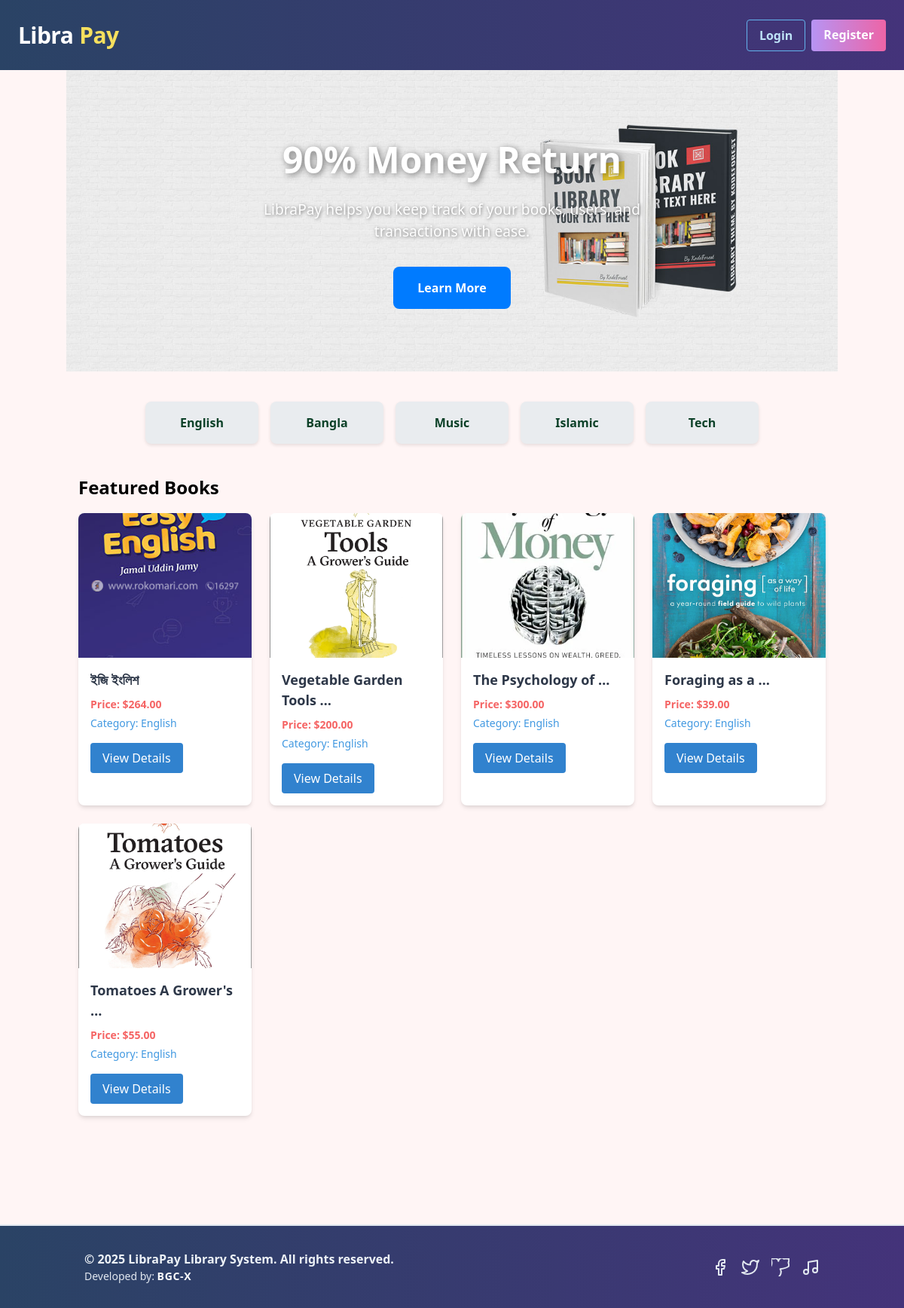
The page /home/english/ on the database its author committed.
### category/models.py (models this page shows)
class Category(models.Model):
    name = models.CharField(max_length=100)
    slug = models.SlugField(max_length=100, null=True, blank=True, unique=True)
    def __str__(self):
        return self.name

### book/models.py (models this page shows, shortened)
class Book(models.Model):
    title = models.CharField(max_length=100)
    description = models.TextField()
    image = models.ImageField(upload_to='media/')
    price = models.DecimalField(max_digits=10, decimal_places=2)
    category = models.ForeignKey(Category, on_delete=models.CASCADE)

### core/views.py (the view)
# urls.py: path('', HomeView.as_view(), name='home'),
class HomeView(TemplateView):
    template_name = 'index.html'
    def get_context_data(self, **kwargs):
        context = super().get_context_data(**kwargs)
        books = Book.objects.all()
        category_slug = self.kwargs.get('category_slug')
        if category_slug:
            category = get_object_or_404(Category, slug=category_slug)
            books = Book.objects.filter(category=category)
        categories = Category.objects.all()
        context['categories'] = categories
        context['books'] = books
        return context

### core/templates/index.html (shortened to what this page needs)
{% extends 'base.html' %}
{% block content %}
{% load static %}
<div class="banner-container">
    <div class="banner-slide active" style="background-image: url('{% static 'img/slider-222.jpg' %}');">
        <h2>90% Money Return</h2>
        <p>LibraPay helps you keep track of your books, users, and transactions with ease.</p>
        <a href="{% url 'home' %}">Learn More</a>
    </div>
</div>
<div class="category-list">
    {% for category in categories %}
        <a href="{% url 'category_wise_post' category.slug %}" class="category-item">{{ category.name }}</a>
    {% endfor %}
</div>
<div class="container mx-auto my-8 pb-16">
    <h2 class="text-2xl font-bold mb-4 ml-4">Featured Books</h2>
    <div class="grid gap-6 grid-cols-1 sm:grid-cols-2 md:grid-cols-3 lg:grid-cols-4 px-4">
        {% for book in books %}
            <div class="relative bg-white rounded-lg shadow-md overflow-hidden transform transition duration-300 hover:scale-105">
                <img class="w-full h-48 object-cover" src="{{ book.image.url }}" alt="{{ book.title }}">
                <div class="p-4">
                    <h3 class="text-lg font-semibold text-gray-800 mb-2">{{ book.title|truncatewords:3 }}</h3>
                    <p class="text-sm text-red-500 font-semibold mb-1">Price: ${{ book.price }}</p>
                    <p class="text-sm text-blue-500 mb-4">Category: {{ book.category }}</p>
                    <a href="{% url 'details_post' book.id %}" class="inline-block bg-blue-600 text-white px-4 py-2 rounded hover:bg-blue-700 transition">
                        View Details
                    </a>
                </div>
            </div>
        {% endfor %}
    </div>
</div>
{% endblock %}

### core/templates/index.html (style rules this page uses)
.banner-container { position: relative; width: 100%; height: 400px; overflow: hidden; }
.banner-slide { position: absolute; top: 0; left: 0; width: 100%; height: 100%; opacity: 0; transition: opacity 1s ease-in-out, transform 1s ease-in-out; display: flex; flex-direction: column; justify-content: center; align-items: center; text-align: center; background-size: cover; background-position: center; }
.banner-slide.active { opacity: 1; transform: translateX(0); }
.banner-slide h2 { font-size: 3rem; font-weight: bold; color: white; text-shadow: 2px 2px 8px rgba(0, 0, 0, 0.5); margin-bottom: 1rem; }
.banner-slide p { font-size: 1.2rem; color: white; text-shadow: 1px 1px 4px rgba(0, 0, 0, 0.5); margin-bottom: 2rem; max-width: 60%; }
.banner-slide a { background-color: #007bff; color: white; padding: 1rem 2rem; border-radius: 0.5rem; text-decoration: none; font-weight: bold; transition: background-color 0.3s ease; }
.category-list { display: flex; flex-wrap: wrap; justify-content: center; margin-top: 2rem; }
.category-list .category-item { background-color: #e9ecef; padding: 1rem 1.5rem; border-radius: 0.5rem; margin: 0.5rem; text-decoration: none; color: #0c4128; font-weight: bold; transition: background-color 0.3s ease, color 0.3s ease, transform 0.2s ease; box-shadow: 0 2px 4px rgba(0, 0, 0, 0.1); display: flex; align-items: center; justify-content: center; min-width: 150px; text-align: center; }

### rows shown on the page
Category: name "English"
Category: name "Bangla"
Category: name "Music"
Category: name "Islamic"
Category: name "Tech"
Book: image (picture), title "ইজি ইংলিশ", price "264.00", category "English"
Book: image (picture), title "Vegetable Garden Tools …", price "200.00", category "English"
Book: image (picture), title "The Psychology of …", price "300.00", category "English"
Book: image (picture), title "Foraging as a …", price "39.00", category "English"
Book: image (picture), title "Tomatoes A Grower's …", price "55.00", category "English"
